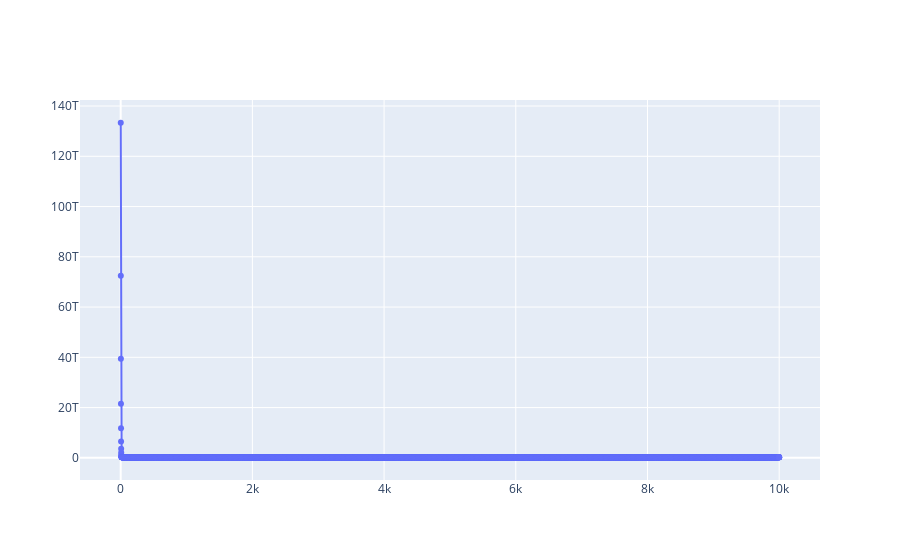

This figure's notebook cell:
### Code cell
fig = make_subplots(rows = 1, cols = 1)
fig.add_trace(go.Scatter(x = costx, y = costy, mode = "markers+lines", name = "Real"), row = 1, col = 1)
fig.show()

### Figure 1 — Plotly figure (JSON) as saved in the notebook; plotly's stock layout.template omitted (floating-point values rounded to 4 significant figures; data arrays with more than 128 entries replaced by an {"elided": "..."} marker saying what was removed)
{"data": [{"mode": "markers+lines", "name": "Real", "type": "scatter", "x": {"elided": "10001 int values"}, "xaxis": "x", "y": {"elided": "10001 float values"}, "yaxis": "y"}], "layout": {"xaxis": {"anchor": "y", "domain": [0, 1]}, "yaxis": {"anchor": "x", "domain": [0, 1]}}}
